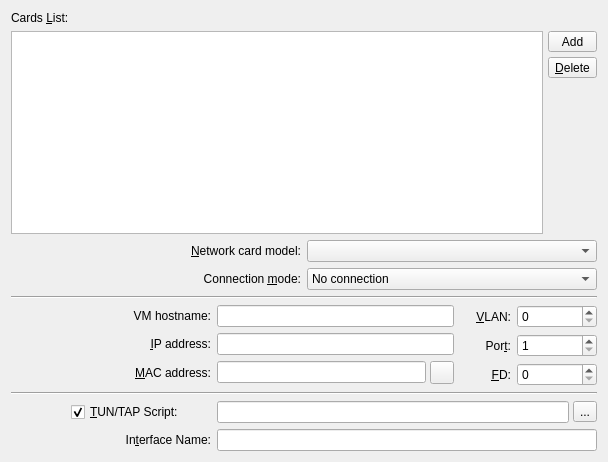
<?xml version="1.0" encoding="UTF-8"?>
<ui version="4.0">
 <class>Old_Network_Widget</class>
 <widget class="QWidget" name="Old_Network_Widget">
  <property name="geometry">
   <rect>
    <x>0</x>
    <y>0</y>
    <width>608</width>
    <height>462</height>
   </rect>
  </property>
  <property name="windowTitle">
   <string>Old Network Widget</string>
  </property>
  <layout class="QGridLayout" name="gridLayout_6">
   <item row="0" column="0">
    <widget class="QLabel" name="Label_Cards_List">
     <property name="sizePolicy">
      <sizepolicy hsizetype="Maximum" vsizetype="Maximum">
       <horstretch>0</horstretch>
       <verstretch>0</verstretch>
      </sizepolicy>
     </property>
     <property name="text">
      <string>Cards &amp;List:</string>
     </property>
     <property name="buddy">
      <cstring>Network_Cards_List</cstring>
     </property>
    </widget>
   </item>
   <item row="1" column="0">
    <layout class="QHBoxLayout" name="horizontalLayout_2">
     <property name="spacing">
      <number>5</number>
     </property>
     <item>
      <widget class="QListWidget" name="Network_Cards_List">
       <property name="sizePolicy">
        <sizepolicy hsizetype="Expanding" vsizetype="Ignored">
         <horstretch>0</horstretch>
         <verstretch>0</verstretch>
        </sizepolicy>
       </property>
      </widget>
     </item>
     <item>
      <layout class="QVBoxLayout" name="verticalLayout">
       <item>
        <widget class="QToolButton" name="Button_Add_Net_Card">
         <property name="sizePolicy">
          <sizepolicy hsizetype="Minimum" vsizetype="Fixed">
           <horstretch>0</horstretch>
           <verstretch>0</verstretch>
          </sizepolicy>
         </property>
         <property name="text">
          <string>Add</string>
         </property>
         <property name="icon">
          <iconset resource="../resources/icons.qrc">
           <normaloff>:/add.png</normaloff>:/add.png</iconset>
         </property>
         <property name="toolButtonStyle">
          <enum>Qt::ToolButtonTextUnderIcon</enum>
         </property>
        </widget>
       </item>
       <item>
        <widget class="QToolButton" name="Button_Delete_Net_Card">
         <property name="sizePolicy">
          <sizepolicy hsizetype="Minimum" vsizetype="Fixed">
           <horstretch>0</horstretch>
           <verstretch>0</verstretch>
          </sizepolicy>
         </property>
         <property name="text">
          <string>&amp;Delete</string>
         </property>
         <property name="icon">
          <iconset resource="../resources/icons.qrc">
           <normaloff>:/remove.png</normaloff>:/remove.png</iconset>
         </property>
         <property name="toolButtonStyle">
          <enum>Qt::ToolButtonTextUnderIcon</enum>
         </property>
        </widget>
       </item>
       <item>
        <spacer name="verticalSpacer">
         <property name="orientation">
          <enum>Qt::Vertical</enum>
         </property>
         <property name="sizeHint" stdset="0">
          <size>
           <width>20</width>
           <height>13</height>
          </size>
         </property>
        </spacer>
       </item>
      </layout>
     </item>
    </layout>
   </item>
   <item row="2" column="0">
    <widget class="QWidget" name="Net_Card_Options" native="true">
     <layout class="QGridLayout" name="gridLayout_5">
      <property name="leftMargin">
       <number>0</number>
      </property>
      <property name="topMargin">
       <number>0</number>
      </property>
      <property name="rightMargin">
       <number>0</number>
      </property>
      <property name="bottomMargin">
       <number>0</number>
      </property>
      <item row="0" column="0" colspan="3">
       <layout class="QGridLayout" name="gridLayout">
        <item row="0" column="0">
         <widget class="QLabel" name="Label_NetCard_Model">
          <property name="sizePolicy">
           <sizepolicy hsizetype="Minimum" vsizetype="Preferred">
            <horstretch>0</horstretch>
            <verstretch>0</verstretch>
           </sizepolicy>
          </property>
          <property name="text">
           <string>&amp;Network card model:</string>
          </property>
          <property name="alignment">
           <set>Qt::AlignRight|Qt::AlignTrailing|Qt::AlignVCenter</set>
          </property>
          <property name="buddy">
           <cstring>CB_Network_Card_Model</cstring>
          </property>
         </widget>
        </item>
        <item row="0" column="1">
         <widget class="QComboBox" name="CB_Network_Card_Model">
          <property name="maxCount">
           <number>32</number>
          </property>
         </widget>
        </item>
        <item row="1" column="0">
         <widget class="QLabel" name="Label_Connection_Mode">
          <property name="sizePolicy">
           <sizepolicy hsizetype="Minimum" vsizetype="Preferred">
            <horstretch>0</horstretch>
            <verstretch>0</verstretch>
           </sizepolicy>
          </property>
          <property name="text">
           <string>Connection &amp;mode:</string>
          </property>
          <property name="alignment">
           <set>Qt::AlignRight|Qt::AlignTrailing|Qt::AlignVCenter</set>
          </property>
          <property name="buddy">
           <cstring>CB_Connection_Mode</cstring>
          </property>
         </widget>
        </item>
        <item row="1" column="1">
         <widget class="QComboBox" name="CB_Connection_Mode">
          <property name="sizePolicy">
           <sizepolicy hsizetype="Minimum" vsizetype="Fixed">
            <horstretch>0</horstretch>
            <verstretch>0</verstretch>
           </sizepolicy>
          </property>
          <property name="currentIndex">
           <number>8</number>
          </property>
          <property name="maxCount">
           <number>32</number>
          </property>
          <item>
           <property name="text">
            <string>Use the user mode network stack</string>
           </property>
          </item>
          <item>
           <property name="text">
            <string>Open a TUN/TAP interface</string>
           </property>
          </item>
          <item>
           <property name="text">
            <string>Use an already open TUN/TAP interface</string>
           </property>
          </item>
          <item>
           <property name="text">
            <string>Open a listening TCP socket</string>
           </property>
          </item>
          <item>
           <property name="text">
            <string>Use an already open TCP socket</string>
           </property>
          </item>
          <item>
           <property name="text">
            <string>Connect to listening TCP socket</string>
           </property>
          </item>
          <item>
           <property name="text">
            <string>Create shared VLAN via UDP multicast socket</string>
           </property>
          </item>
          <item>
           <property name="text">
            <string>Use an already open UDP multicast socket</string>
           </property>
          </item>
          <item>
           <property name="text">
            <string>No connection</string>
           </property>
          </item>
         </widget>
        </item>
       </layout>
      </item>
      <item row="1" column="0" colspan="3">
       <widget class="Line" name="Line_nc_1">
        <property name="orientation">
         <enum>Qt::Horizontal</enum>
        </property>
       </widget>
      </item>
      <item row="2" column="0">
       <layout class="QGridLayout" name="gridLayout_3">
        <item row="0" column="0">
         <widget class="QLabel" name="Label_Host_Name">
          <property name="sizePolicy">
           <sizepolicy hsizetype="Minimum" vsizetype="Preferred">
            <horstretch>0</horstretch>
            <verstretch>0</verstretch>
           </sizepolicy>
          </property>
          <property name="text">
           <string>VM hostname:</string>
          </property>
          <property name="alignment">
           <set>Qt::AlignRight|Qt::AlignTrailing|Qt::AlignVCenter</set>
          </property>
          <property name="buddy">
           <cstring>Edit_Hostname</cstring>
          </property>
         </widget>
        </item>
        <item row="0" column="1">
         <widget class="QLineEdit" name="Edit_Hostname"/>
        </item>
        <item row="1" column="0">
         <widget class="QLabel" name="Label_IP">
          <property name="sizePolicy">
           <sizepolicy hsizetype="Minimum" vsizetype="Preferred">
            <horstretch>0</horstretch>
            <verstretch>0</verstretch>
           </sizepolicy>
          </property>
          <property name="minimumSize">
           <size>
            <width>200</width>
            <height>0</height>
           </size>
          </property>
          <property name="text">
           <string>&amp;IP address:</string>
          </property>
          <property name="alignment">
           <set>Qt::AlignRight|Qt::AlignTrailing|Qt::AlignVCenter</set>
          </property>
          <property name="buddy">
           <cstring>Edit_IP_Address</cstring>
          </property>
         </widget>
        </item>
        <item row="1" column="1">
         <widget class="QLineEdit" name="Edit_IP_Address">
          <property name="text">
           <string/>
          </property>
          <property name="maxLength">
           <number>24</number>
          </property>
          <property name="cursorPosition">
           <number>0</number>
          </property>
         </widget>
        </item>
        <item row="2" column="0">
         <widget class="QLabel" name="Label_MAC">
          <property name="sizePolicy">
           <sizepolicy hsizetype="Minimum" vsizetype="Preferred">
            <horstretch>0</horstretch>
            <verstretch>0</verstretch>
           </sizepolicy>
          </property>
          <property name="text">
           <string>&amp;MAC address:</string>
          </property>
          <property name="alignment">
           <set>Qt::AlignRight|Qt::AlignTrailing|Qt::AlignVCenter</set>
          </property>
          <property name="buddy">
           <cstring>Edit_MAC_Address</cstring>
          </property>
         </widget>
        </item>
        <item row="2" column="1">
         <layout class="QHBoxLayout" name="horizontalLayout_3">
          <property name="spacing">
           <number>4</number>
          </property>
          <item>
           <widget class="QLineEdit" name="Edit_MAC_Address">
            <property name="text">
             <string/>
            </property>
            <property name="maxLength">
             <number>18</number>
            </property>
            <property name="cursorPosition">
             <number>0</number>
            </property>
           </widget>
          </item>
          <item>
           <widget class="QToolButton" name="TB_Generate_New_MAC">
            <property name="toolTip">
             <string>Generate New MAC</string>
            </property>
            <property name="text">
             <string/>
            </property>
            <property name="icon">
             <iconset resource="../resources/icons.qrc">
              <normaloff>:/update.png</normaloff>:/update.png</iconset>
            </property>
           </widget>
          </item>
         </layout>
        </item>
       </layout>
      </item>
      <item row="2" column="1">
       <spacer name="horizontalSpacer">
        <property name="orientation">
         <enum>Qt::Horizontal</enum>
        </property>
        <property name="sizeType">
         <enum>QSizePolicy::Fixed</enum>
        </property>
        <property name="sizeHint" stdset="0">
         <size>
          <width>10</width>
          <height>20</height>
         </size>
        </property>
       </spacer>
      </item>
      <item row="2" column="2">
       <layout class="QGridLayout" name="gridLayout_2">
        <item row="0" column="0">
         <widget class="QLabel" name="Label_VLAN">
          <property name="sizePolicy">
           <sizepolicy hsizetype="Minimum" vsizetype="Preferred">
            <horstretch>0</horstretch>
            <verstretch>0</verstretch>
           </sizepolicy>
          </property>
          <property name="text">
           <string>&amp;VLAN:</string>
          </property>
          <property name="alignment">
           <set>Qt::AlignRight|Qt::AlignTrailing|Qt::AlignVCenter</set>
          </property>
          <property name="buddy">
           <cstring>SB_VLAN</cstring>
          </property>
         </widget>
        </item>
        <item row="0" column="1">
         <widget class="QSpinBox" name="SB_VLAN">
          <property name="minimumSize">
           <size>
            <width>80</width>
            <height>0</height>
           </size>
          </property>
          <property name="maximumSize">
           <size>
            <width>80</width>
            <height>16777215</height>
           </size>
          </property>
         </widget>
        </item>
        <item row="1" column="0">
         <widget class="QLabel" name="Label_Port">
          <property name="sizePolicy">
           <sizepolicy hsizetype="Minimum" vsizetype="Preferred">
            <horstretch>0</horstretch>
            <verstretch>0</verstretch>
           </sizepolicy>
          </property>
          <property name="text">
           <string>Por&amp;t:</string>
          </property>
          <property name="alignment">
           <set>Qt::AlignRight|Qt::AlignTrailing|Qt::AlignVCenter</set>
          </property>
          <property name="buddy">
           <cstring>SB_Port</cstring>
          </property>
         </widget>
        </item>
        <item row="1" column="1">
         <widget class="QSpinBox" name="SB_Port">
          <property name="sizePolicy">
           <sizepolicy hsizetype="Fixed" vsizetype="Fixed">
            <horstretch>0</horstretch>
            <verstretch>0</verstretch>
           </sizepolicy>
          </property>
          <property name="minimumSize">
           <size>
            <width>80</width>
            <height>0</height>
           </size>
          </property>
          <property name="maximumSize">
           <size>
            <width>80</width>
            <height>16777215</height>
           </size>
          </property>
          <property name="minimum">
           <number>1</number>
          </property>
          <property name="maximum">
           <number>50000</number>
          </property>
         </widget>
        </item>
        <item row="2" column="0">
         <widget class="QLabel" name="Label_File_Descriptor">
          <property name="sizePolicy">
           <sizepolicy hsizetype="Minimum" vsizetype="Preferred">
            <horstretch>0</horstretch>
            <verstretch>0</verstretch>
           </sizepolicy>
          </property>
          <property name="text">
           <string>&amp;FD:</string>
          </property>
          <property name="alignment">
           <set>Qt::AlignRight|Qt::AlignTrailing|Qt::AlignVCenter</set>
          </property>
          <property name="buddy">
           <cstring>SB_File_Descriptor</cstring>
          </property>
         </widget>
        </item>
        <item row="2" column="1">
         <widget class="QSpinBox" name="SB_File_Descriptor">
          <property name="minimumSize">
           <size>
            <width>80</width>
            <height>0</height>
           </size>
          </property>
          <property name="maximumSize">
           <size>
            <width>80</width>
            <height>16777215</height>
           </size>
          </property>
          <property name="toolTip">
           <string>If the value is 0 then it will not be used</string>
          </property>
          <property name="minimum">
           <number>0</number>
          </property>
          <property name="maximum">
           <number>99999999</number>
          </property>
          <property name="value">
           <number>0</number>
          </property>
         </widget>
        </item>
       </layout>
      </item>
      <item row="3" column="0" colspan="3">
       <widget class="Line" name="Line_nc_4">
        <property name="orientation">
         <enum>Qt::Horizontal</enum>
        </property>
       </widget>
      </item>
      <item row="4" column="0" colspan="3">
       <layout class="QGridLayout" name="gridLayout_4">
        <item row="0" column="1">
         <layout class="QHBoxLayout" name="horizontalLayout_4">
          <property name="spacing">
           <number>4</number>
          </property>
          <item>
           <widget class="QLineEdit" name="Edit_TUN_TAP_Script"/>
          </item>
          <item>
           <widget class="QToolButton" name="TB_Browse_TUN_Script">
            <property name="text">
             <string>...</string>
            </property>
            <property name="icon">
             <iconset resource="../resources/icons.qrc">
              <normaloff>:/open-file.png</normaloff>:/open-file.png</iconset>
            </property>
           </widget>
          </item>
         </layout>
        </item>
        <item row="1" column="0">
         <widget class="QLabel" name="Label_If_Name">
          <property name="sizePolicy">
           <sizepolicy hsizetype="Minimum" vsizetype="Preferred">
            <horstretch>0</horstretch>
            <verstretch>0</verstretch>
           </sizepolicy>
          </property>
          <property name="minimumSize">
           <size>
            <width>200</width>
            <height>0</height>
           </size>
          </property>
          <property name="text">
           <string>In&amp;terface Name:</string>
          </property>
          <property name="alignment">
           <set>Qt::AlignRight|Qt::AlignTrailing|Qt::AlignVCenter</set>
          </property>
          <property name="buddy">
           <cstring>Edit_Interface_Name</cstring>
          </property>
         </widget>
        </item>
        <item row="1" column="1">
         <widget class="QLineEdit" name="Edit_Interface_Name"/>
        </item>
        <item row="0" column="0">
         <layout class="QHBoxLayout" name="horizontalLayout_5">
          <property name="sizeConstraint">
           <enum>QLayout::SetDefaultConstraint</enum>
          </property>
          <item>
           <spacer name="horizontalSpacer_2">
            <property name="orientation">
             <enum>Qt::Horizontal</enum>
            </property>
            <property name="sizeType">
             <enum>QSizePolicy::Minimum</enum>
            </property>
            <property name="sizeHint" stdset="0">
             <size>
              <width>60</width>
              <height>20</height>
             </size>
            </property>
           </spacer>
          </item>
          <item>
           <widget class="QCheckBox" name="CH_TUN_TAP_Script">
            <property name="sizePolicy">
             <sizepolicy hsizetype="Minimum" vsizetype="Fixed">
              <horstretch>0</horstretch>
              <verstretch>0</verstretch>
             </sizepolicy>
            </property>
            <property name="minimumSize">
             <size>
              <width>0</width>
              <height>0</height>
             </size>
            </property>
            <property name="text">
             <string>&amp;TUN/TAP Script:</string>
            </property>
            <property name="checked">
             <bool>true</bool>
            </property>
           </widget>
          </item>
         </layout>
        </item>
       </layout>
      </item>
     </layout>
    </widget>
   </item>
  </layout>
 </widget>
 <tabstops>
  <tabstop>Network_Cards_List</tabstop>
  <tabstop>Button_Add_Net_Card</tabstop>
  <tabstop>CB_Network_Card_Model</tabstop>
  <tabstop>CB_Connection_Mode</tabstop>
  <tabstop>Edit_Hostname</tabstop>
  <tabstop>Edit_IP_Address</tabstop>
  <tabstop>Edit_MAC_Address</tabstop>
  <tabstop>TB_Generate_New_MAC</tabstop>
  <tabstop>SB_VLAN</tabstop>
  <tabstop>SB_Port</tabstop>
  <tabstop>SB_File_Descriptor</tabstop>
  <tabstop>Edit_TUN_TAP_Script</tabstop>
  <tabstop>TB_Browse_TUN_Script</tabstop>
  <tabstop>Edit_Interface_Name</tabstop>
 </tabstops>
 <resources>
  <include location="../resources/icons.qrc"/>
 </resources>
 <connections/>
</ui>
